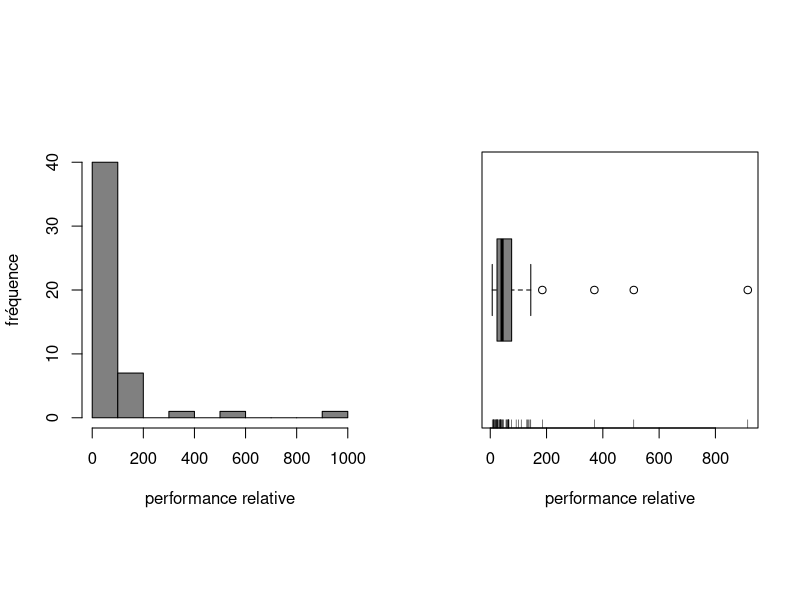

Here is the R script that generated this plot:
## @knitr exercice1
cpus<-scan("Data/TP1/cpus.txt")
examens<-read.table("Data/TP1/examen.txt", header = TRUE)
algae<-read.table("Data/TP1/algae.txt", header  = TRUE)

## @knitr exercice2
stem(cpus)
par(mfrow = c(1, 2), pty = "s") # 2 graph côte-à-côte
hist(cpus, xlab = "performance relative", ylab = "fréquence", main = "", col = gray(0.5))
boxplot(cpus, xlab = "performance relative", col = gray(0.5), horizontal = TRUE)
rug(cpus)
#par(mfrow = c(1, 1)) # TODO ask the teacher why
